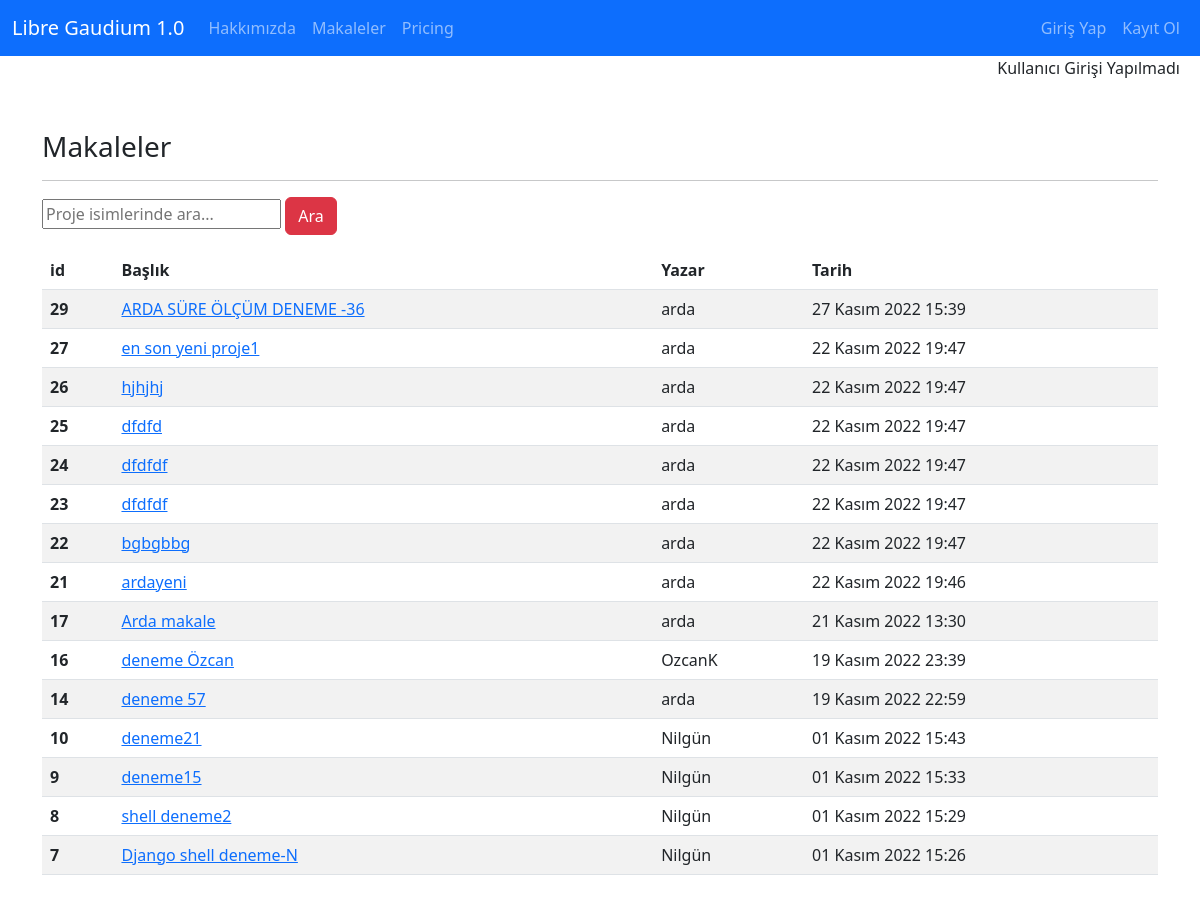
The app's page /articles/ with its own data.
### article/models.py (models this page shows, shortened)
class Article(models.Model):
    author = models.ForeignKey("auth.user", on_delete = models.CASCADE, verbose_name = "Yazar")
    title = models.CharField(max_length = 50, verbose_name = "Başlık")
    content = models.TextField(verbose_name = "İçerik")
    created_date = models.DateTimeField(auto_now_add = True, verbose_name = "Oluşturma tarihi")
    class Meta:
        ordering = ['-created_date']

### article/views.py (the view)
# urls.py: path('', views.articles, name = "articles"),
@timer
def articles(request):
    keyword = request.GET.get("keyword")
    if keyword:
        articles = Article.objects.filter(title__contains = keyword)
        return render(request, "article/articles.html", {"articles": articles})
    articles = Article.objects.all()
    return render(request, "article/articles.html", {"articles": articles})

### article/views.py (called while the page is built)
def timer(func):
    @wraps(func)  # used for copying func metadata
    def wrapper(*args, **kwargs):
        start = time.time()
        result = func(*args, **kwargs)
        duration = (time.time() - start) * 1000
        print('view {} takes {:.2f} ms'.format(
            func.__name__,
            duration
            ))
        return result
    return wrapper

### article/templates/article/articles.html (shortened to what this page needs)
{% extends "article/layout.html" %}
{% block body %}
<h3>Makaleler</h3>
<hr>
<form>
  <input type="text" name = "keyword" class="input-sm" maxlength="64" placeholder="Proje isimlerinde ara...">
  <button type="submit" class="btn btn-danger">Ara</button>
</form>
{% if articles %}
<table class="table table-striped table-hover">
  <thead>
    <tr>
      <th scope="col">id</th>
      <th scope="col">Başlık</th>
      <th scope="col">Yazar</th>
      <th scope="col">Tarih</th>
    </tr>
  </thead>
  <tbody>
  {% for article in articles  %}
    <tr>
        <th scope="row">{{article.id}}</th>
        <td><a href="{% url 'article:detail' article.id %} ">{{article.title}}</a></td>
        <td>{{article.author.username}}</td>
        <td>{{article.created_date}}</td>
    </tr>
  {% endfor %}
{% else %}
    <div class="alert alert-danger">Makale Bulunamadı</div>
{% endif %}
      </tbody>
</table>
{% endblock body %}

### records on screen
Article: id "29", title "ARDA SÜRE ÖLÇÜM DENEME -36", author.username "arda", created_date "27 Kasım 2022 15:39"
Article: id "27", title "en son yeni proje1", author.username "arda", created_date "22 Kasım 2022 19:47"
Article: id "26", title "hjhjhj", author.username "arda", created_date "22 Kasım 2022 19:47"
Article: id "25", title "dfdfd", author.username "arda", created_date "22 Kasım 2022 19:47"
Article: id "24", title "dfdfdf", author.username "arda", created_date "22 Kasım 2022 19:47"
Article: id "23", title "dfdfdf", author.username "arda", created_date "22 Kasım 2022 19:47"
Article: id "22", title "bgbgbbg", author.username "arda", created_date "22 Kasım 2022 19:47"
Article: id "21", title "ardayeni", author.username "arda", created_date "22 Kasım 2022 19:46"
Article: id "17", title "Arda makale", author.username "arda", created_date "21 Kasım 2022 13:30"
Article: id "16", title "deneme Özcan", author.username "OzcanK", created_date "19 Kasım 2022 23:39"
Article: id "14", title "deneme 57", author.username "arda", created_date "19 Kasım 2022 22:59"
Article: id "10", title "deneme21", author.username "Nilgün", created_date "01 Kasım 2022 15:43"
Article: id "9", title "deneme15", author.username "Nilgün", created_date "01 Kasım 2022 15:33"
Article: id "8", title "shell deneme2", author.username "Nilgün", created_date "01 Kasım 2022 15:29"
Article: id "7", title "Django shell deneme-N", author.username "Nilgün", created_date "01 Kasım 2022 15:26"
